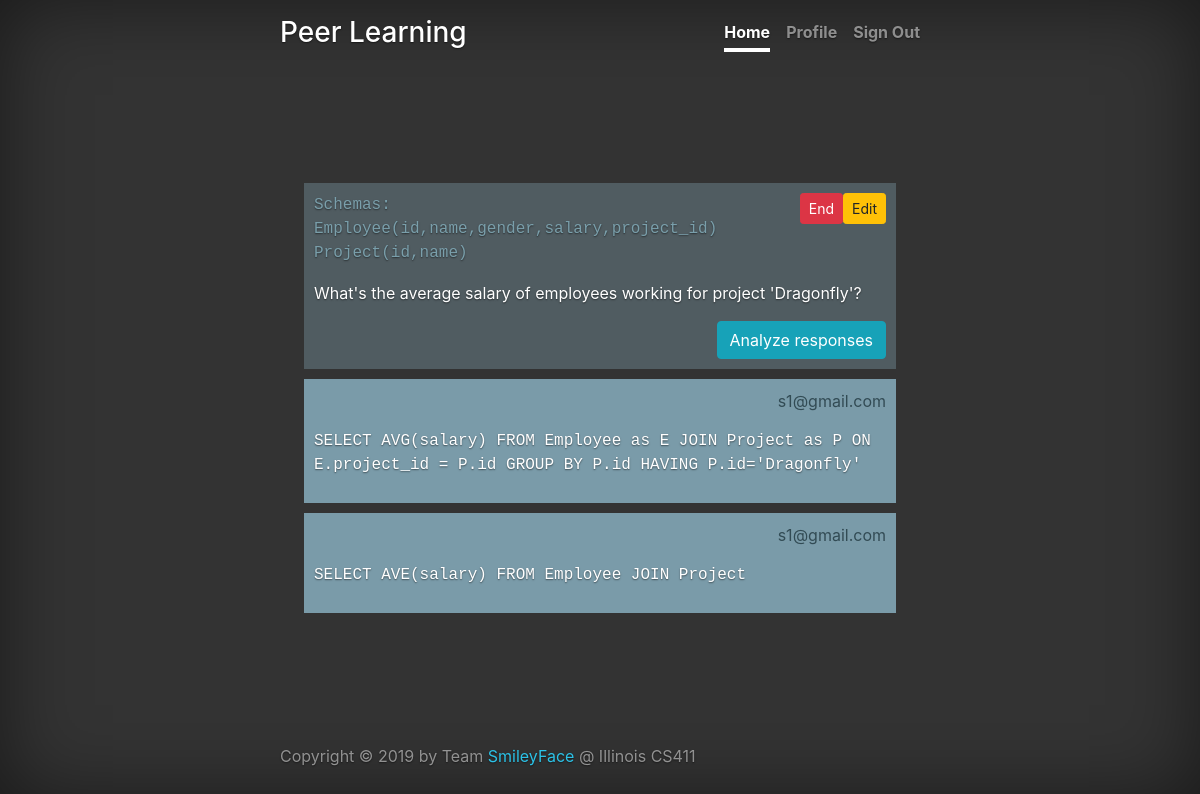
Before: /dashboard/instructor/question/7 with the older database file.
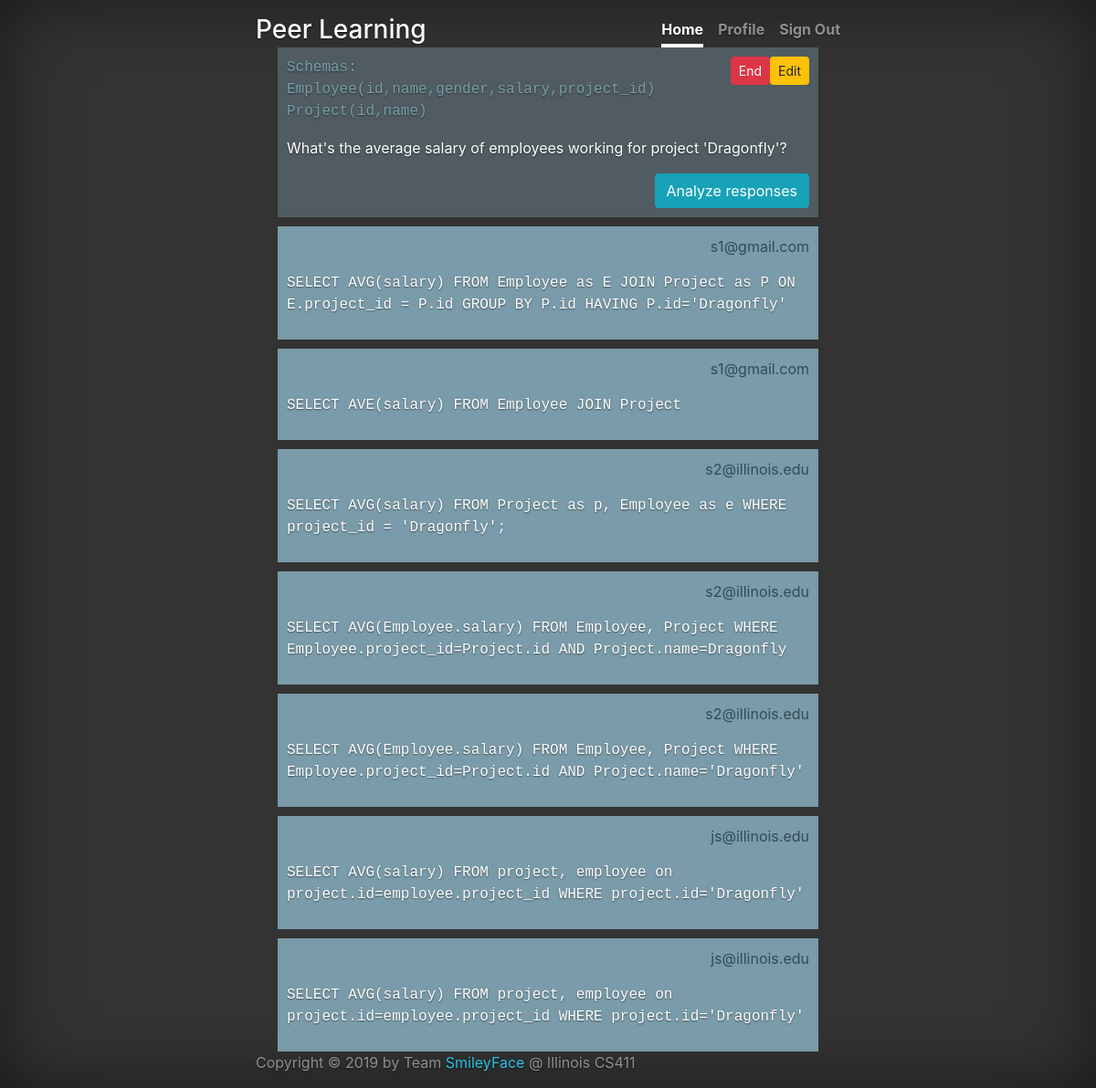
After: the same page with the newer database file.
### application/models.py (models this page shows)
class Question(db.Model):
    id = db.Column(db.Integer, primary_key=True)
    CRN = db.Column(db.String(120), db.ForeignKey('course.CRN'))
    date = db.Column(db.Date())
    question = db.Column(db.String(300))
    schemas = db.Column(db.String(1000), nullable=True)
    def __init__(self, id, question, schemas, CRN=None):
        self.id = id
        self.question = question
        self.schemas = schemas
        self.CRN = CRN

class Response(db.Model):
    question_id = db.Column(db.Integer, primary_key=True)
    submission_time = db.Column(db.DateTime(timezone=True), server_default=func.now(), primary_key=True)
    student = db.Column(db.String(120), db.ForeignKey('user.email'), primary_key=True)
    response = db.Column(db.String(1000))

### application.py (the view, shortened to what this page needs)
@application.route('/dashboard/instructor/question/', methods=['POST'])
@application.route('/dashboard/instructor/question/<qid>', methods=['GET'])
def instructor_question(qid=None):
    if request.method == 'GET':
        try:
            q = db.session.execute(
                'SELECT question, schemas, crn FROM Question WHERE id=%s' % (qid)).fetchone()
            question, schemas, crn = q
            active_question = db.session.execute(
                'SELECT active_question FROM course '
                'WHERE CRN="%s"' % crn).fetchone()[0]
            responses = db.session.execute(
                'SELECT student, response FROM response WHERE question_id =' + qid
            ).fetchall()
            db.session.close()
            q = Question(qid, question, schemas, crn)
            is_active = str(qid) == str(active_question)
            return render_template("instructor_question_dashboard.html", q=q, is_active=is_active, responses=responses)
        except Exception as e:
            return str(e)

### templates/instructor_question_dashboard.html (shortened to what this page needs)
{% extends "base.html" %} {% import 'macros.html' as macros %}
{% set nav_tabs = [("Home", "/dashboard/instructor/courses"), ("Profile", "/dashboard/instructor/profile"), ("Sign Out", "/logout")] %}
{% set active_tab = "Home" %}
{% block content %}
<main role="main" class="inner cover">
    <div style="background-color: #505c61; padding:10px;  overflow: hidden">
        <button class="btn btn-warning btn-sm" id="editQuestionBtn" style="float:right">Edit</button>
        <button class="btn btn-danger btn-sm" id="startQuestionBtn" style="float:right" data-qid="{{q.id}}" data-crn="{{q.CRN}}">
        {% if is_active %} End {% else %} Start {% endif %}
        </button>
        {% if q.schemas is not none %}
        <div style="color:#7a9fab;">
            <div style="font-family:monospace">Schemas: </div>
                <p id="schema" style="font-family:monospace"> {% for schema in q.schemas.split("|") %}
                    {{schema}}<br>
                    {% endfor %} </p>
        </div>
        {% endif %}
        <p id="question">{{q.question}}</p>
        <button class="btn btn-info" style="float:right" onclick="window.open('/analyze-responses/{{q.id}}','_blank')">Analyze responses</button>
    </div>
    {% for student, response in responses %}
    <div style="background-color: #7a9ba9; padding:10px; margin-top:10px;">
        <p style="text-align:right;  color:#324b54; text-shadow:none;">{{student}}</p>
        <p style="font-family:monospace;">{{response}}</p>
    </div>
    {% endfor %}
</main>
{% endblock %}

### templates/base.html (shortened to what this page needs)
<html lang="en">
  <head>
    <link rel="stylesheet" href="https://stackpath.bootstrapcdn.com/bootstrap/4.3.1/css/bootstrap.min.css">
    <link rel="stylesheet" href="/static/styles/style.css">
    <link rel="stylesheet" href="https://use.fontawesome.com/releases/v5.8.1/css/all.css">
  </head>
  <body>
    <div class="cover-container d-flex w-100 h-100 p-3 mx-auto flex-column">
      <header class="masthead mb-auto">
          <div class="inner">
            <h3 class="masthead-brand">Peer Learning</h3>
            <nav class="nav nav-masthead justify-content-center">
              {% if nav_tabs is not defined %}
                <a class="nav-link active" href="/index">Home</a>
              {% else %}
                {% for text, href in nav_tabs %}
                  {% if active_tab == text %}
                      <a class="nav-link active" href="{{href}}">{{text}}</a>
                  {% else %}
                      <a class="nav-link" href="{{href}}">{{text}}</a>
                  {% endif %}
                {% endfor %}
              {% endif %}
            </nav>
          </div>
        </header>
      {% block content %} {% endblock %}
      <footer class="mastfoot mt-auto">
          <div class="inner">
            <p>Copyright © 2019 by Team <a href='https://wiki.illinois.edu/wiki/pages/viewpage.action?pageId=689152728'>SmileyFace</a> @ Illinois CS411</p>
          </div>
        </footer>
    </div>
  </body>
</html>

### static/styles/style.css (style rules this page uses)
a, a:focus, a:hover { color: #2cc2e7; }
html, body { height: 100%; background-color: #333; }
body { display: flex; color: #fff; text-shadow: 0 .05rem .1rem rgba(0, 0, 0, .5); box-shadow: inset 0 0 5rem rgba(0, 0, 0, .5); }
.cover-container { max-width: 42em; }
.masthead { margin-bottom: 2rem; }
.masthead-brand { margin-bottom: 0; }
.nav-masthead .nav-link { padding: .25rem 0; font-weight: 700; color: rgba(255, 255, 255, .5); background-color: transparent; border-bottom: .25rem solid transparent; }
.nav-masthead .nav-link + .nav-link { margin-left: 1rem; }
.nav-masthead .active { color: #fff; border-bottom-color: #fff; }
@media (min-width: 48em) { .masthead-brand { float: left; } }
@media (min-width: 48em) { .nav-masthead { float: right; } }
.cover { padding: 0 1.5rem; }
.mastfoot { color: rgba(255, 255, 255, .5); }

Changed rows visible on the page:
added Response: student "s2@illinois.edu", response "SELECT AVG(salary) FROM Project as p, Employee as e WHERE project_id = 'Dragonfly';"
added Response: student "s2@illinois.edu", response "SELECT AVG(Employee.salary) FROM Employee, Project WHERE Employee.project_id=Project.id AND Project.name=Dragonfly"
added Response: student "s2@illinois.edu", response "SELECT AVG(Employee.salary) FROM Employee, Project WHERE Employee.project_id=Project.id AND Project.name='Dragonfly'"
added Response: student "js@illinois.edu", response "SELECT AVG(salary) FROM project, employee on project.id=employee.project_id WHERE project.id='Dragonfly'"
added Response: student "js@illinois.edu", response "SELECT AVG(salary) FROM project, employee on project.id=employee.project_id WHERE project.id='Dragonfly'"
